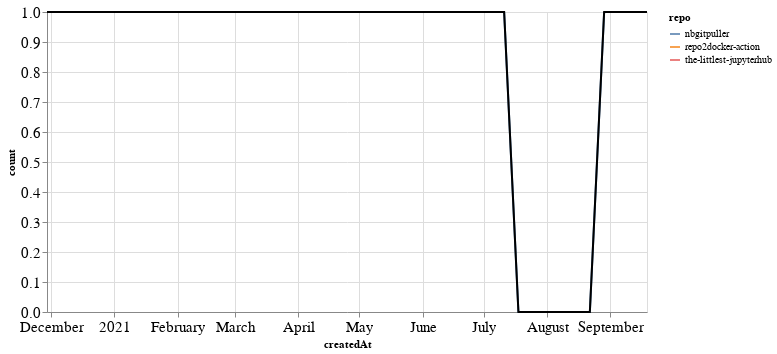

This figure's notebook cell:
### Markdown cell above
### PRs

### Code cell
prs_time = prs.groupby('repo').resample('W', on='createdAt').count()['author'].reset_index()
prs_time = prs_time.rename(columns={'author': 'count'})
prs_time_total = prs_time.groupby('createdAt').agg({"count": "sum"}).reset_index()

ch1 = alt.Chart(prs_time, width=600).mark_line().encode(
    x='createdAt',
    y='count',
    color='repo',
    tooltip="repo"
)

ch2 = alt.Chart(prs_time_total, width=600).mark_line(color="black").encode(
    x='createdAt',
    y='count',
)

ch1 + ch2

### Figure 1 — Vega-Lite specification as saved in the notebook (floating-point values rounded to 4 significant figures)
{"config": {"axisLeft": {"labelFontSize": 15}, "axisBottom": {"labelFontSize": 15}}, "layer": [{"data": {"name": "data-8fb67e9c49d91cc87f2fbd43cc92b0a2"}, "mark": "line", "encoding": {"color": {"type": "nominal", "field": "repo"}, "tooltip": {"type": "nominal", "field": "repo"}, "x": {"type": "temporal", "field": "createdAt"}, "y": {"type": "quantitative", "field": "count"}}, "width": 600}, {"data": {"name": "data-3c0d528a7533a78b46488007fa2e0ccc"}, "mark": {"type": "line", "color": "black"}, "encoding": {"x": {"type": "temporal", "field": "createdAt"}, "y": {"type": "quantitative", "field": "count"}}, "width": 600}], "$schema": "https://vega.github.io/schema/vega-lite/v4.8.1.json", "datasets": {"data-8fb67e9c49d91cc87f2fbd43cc92b0a2": [{"repo": "nbgitpuller", "createdAt": "2021-07-11T00:00:00", "count": 1}, {"repo": "nbgitpuller", "createdAt": "2021-07-18T00:00:00", "count": 0}, {"repo": "nbgitpuller", "createdAt": "2021-07-25T00:00:00", "count": 0}, {"repo": "nbgitpuller", "createdAt": "2021-08-01T00:00:00", "count": 0}, {"repo": "nbgitpuller", "createdAt": "2021-08-08T00:00:00", "count": 0}, {"repo": "nbgitpuller", "createdAt": "2021-08-15T00:00:00", "count": 0}, {"repo": "nbgitpuller", "createdAt": "2021-08-22T00:00:00", "count": 0}, {"repo": "nbgitpuller", "createdAt": "2021-08-29T00:00:00", "count": 1}, {"repo": "repo2docker-action", "createdAt": "2021-09-12T00:00:00", "count": 1}, {"repo": "repo2docker-action", "createdAt": "2021-09-19T00:00:00", "count": 1}, {"repo": "the-littlest-jupyterhub", "createdAt": "2020-11-29T00:00:00", "count": 1}], "data-3c0d528a7533a78b46488007fa2e0ccc": [{"createdAt": "2020-11-29T00:00:00", "count": 1}, {"createdAt": "2021-07-11T00:00:00", "count": 1}, {"createdAt": "2021-07-18T00:00:00", "count": 0}, {"createdAt": "2021-07-25T00:00:00", "count": 0}, {"createdAt": "2021-08-01T00:00:00", "count": 0}, {"createdAt": "2021-08-08T00:00:00", "count": 0}, {"createdAt": "2021-08-15T00:00:00", "count": 0}, {"createdAt": "2021-08-22T00:00:00", "count": 0}, {"createdAt": "2021-08-29T00:00:00", "count": 1}, {"createdAt": "2021-09-12T00:00:00", "count": 1}, {"createdAt": "2021-09-19T00:00:00", "count": 1}]}}
